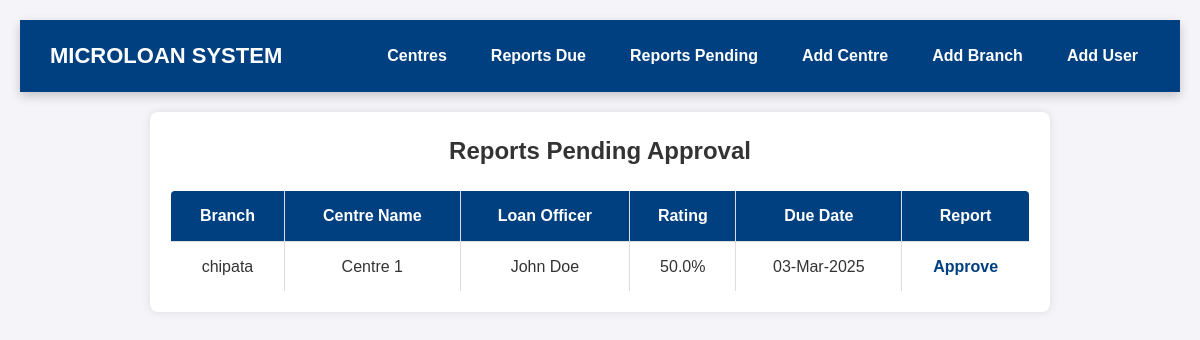
/report/pending, run on the app's committed database.
### app.py (models this page shows, shortened)
class CentreReports(db.Model):
    id = db.Column(db.Integer, primary_key = True)
    centre_id = db.Column(db.Integer, db.ForeignKey('active_centres.id'), nullable = False)
    num_groups = db.Column(db.Integer, nullable = False)
    paid = db.Column(db.Integer, nullable = False)
    loan_balance = db.Column(db.Integer, nullable = False)
    attendance = db.Column(db.Integer, nullable = False)
    savings = db.Column(db.Integer, nullable = False)
    start_time = db.Column(Time, default=lambda: datetime.utcnow().time(), nullable=False)
    end_time = db.Column(Time, default=lambda: datetime.utcnow().time(), nullable=False)
    num_packages = db.Column(db.Integer, nullable=False)
    rm_date = db.Column(db.Date, nullable=False, default=datetime.utcnow().date)
    status = db.Column(db.Boolean, default=False)
    comment = db.Column(db.String(50), nullable=True)
    photo = db.Column(db.String(255), nullable=True)
    def get_rating(self):
        score_1 = 1 if self.num_groups > 4 else 0 # score centre centre size
        score_2 = 1 if (self.attendance / self.num_groups * 4.5) > 0.5 else 0 # score centre attendance
        rating = ((score_1 + score_2) / 2) * 100
        return round(rating, 1)

class Branch(db.Model):
    id = db.Column(db.Integer, primary_key=True)
    branch_name = db.Column(db.String(50), unique=True, nullable=False)
    users = db.relationship('User', backref='branch_office', lazy=True)
    centres = db.relationship('ActiveCentres', backref='branch_office', lazy=True)

class ActiveCentres(db.Model):
    id = db.Column(db.Integer, primary_key = True)
    user_id = db.Column(db.Integer, db.ForeignKey('user.id'), nullable=False)
    branch_id = db.Column(db.Integer, db.ForeignKey('branch.id'), nullable=False)
    reports = db.relationship('CentreReports', backref='active_centres', lazy=True)
    centre_name = db.Column(db.String(50), nullable=False)
    last_rm_date = db.Column(db.Date, nullable=False, default=datetime.utcnow().date)
    location = db.Column(db.String(50), nullable=False)
    distance = db.Column(db.Integer, nullable=False)
    chairperson = db.Column(db.String(50), nullable=False)
    contact_num = db.Column(db.String(15), unique=True, nullable=False)

class User(db.Model):
    id = db.Column(db.Integer, primary_key=True)
    branch_id = db.Column(db.Integer, db.ForeignKey('branch.id'), nullable=False)
    centres = db.relationship('ActiveCentres', backref='assigned_user', lazy=True)
    email = db.Column(db.String(120), unique=True, nullable=False)
    first_name = db.Column(db.String(25), nullable=False)
    last_name = db.Column(db.String(25), nullable=False)
    password_hash = db.Column(db.String(125), nullable=False)
    user_role = db.Column(db.String(25), default="Loan Officer", nullable=False)

### app.py (the view)
@app.route('/report/pending')
def report_pending():
    report_pending = CentreReports.query.filter_by(status=False).all()
    return render_template('report_pending.html', reports_due = report_pending)

### templates/report_pending.html (shortened to what this page needs)
{% extends "base.html" %}
{% block content %}
<div class="container">
    <div class="reports-due-container">
        <h2> Reports Pending Approval</h2>
        {% if reports_due | length < 1 %}
            <h3>There are no reports pending...</h3>
        {% else %}
            <table>
                <tr>
                    <th>Branch</th>
                    <th>Centre Name</th>
                    <th>Loan Officer</th>
                    <th>Rating</th>
                    <th>Due Date</th>
                    <th>Report</th>
                </tr>
                {% for report in reports_due %}
                    <tr>
                        <td>{{ report.active_centres.branch_office.branch_name }}</td>
                        <td>{{ report.active_centres.centre_name}}</td>
                        <td>{{ report.active_centres.assigned_user.first_name}} {{ report.active_centres.assigned_user.last_name}}</td>
                        <td>{{ report.get_rating()}}%</td>
                        <td>{{ report.rm_date.strftime('%d-%b-%Y')}} </td>
                        <td><a href="{{ url_for('report_approve', id=report.id) }}"> Approve</a></td>
                    </tr>
                {% endfor %}
            </table>
        {% endif %}
    </div>
</div>
{% endblock %}

### static/styles.css (style rules this page uses)
* { margin: 0; padding: 0; box-sizing: border-box; font-family: Arial, sans-serif; }
body { background-color: #f4f4f9; color: #333; line-height: 1.6; padding: 20px; }
.container { max-width: 900px; margin: 20px auto; background: #fff; padding: 20px; border-radius: 8px; box-shadow: 0px 0px 10px rgba(0, 0, 0, 0.1); }
h2 { text-align: center; margin-bottom: 20px; }
table { width: 100%; border-collapse: collapse; margin-top: 20px; }
table, th, td { border: 1px solid #ddd; }
th, td { padding: 10px; text-align: center; }
th { background: #004080; color: white; }
a { color: #004080; text-decoration: none; }
table { width: 100%; border-collapse: collapse; background: #fff; border-radius: 5px; overflow: hidden; }
th, td { padding: 10px; text-align: left; border-bottom: 1px solid #ddd; }
a { text-decoration: none; color: #004080; font-weight: bold; transition: 0.3s; }
th, td { padding: 12px; text-align: center; border-bottom: 1px solid #ddd; }

### data on the page
CentreReports: active_centres.branch_office.branch_name "chipata", active_centres.centre_name "Centre 1", active_centres.assigned_user.first_name "John", active_centres.assigned_user.last_name "Doe", get_rating "50.0", rm_date "03-Mar-2025"
